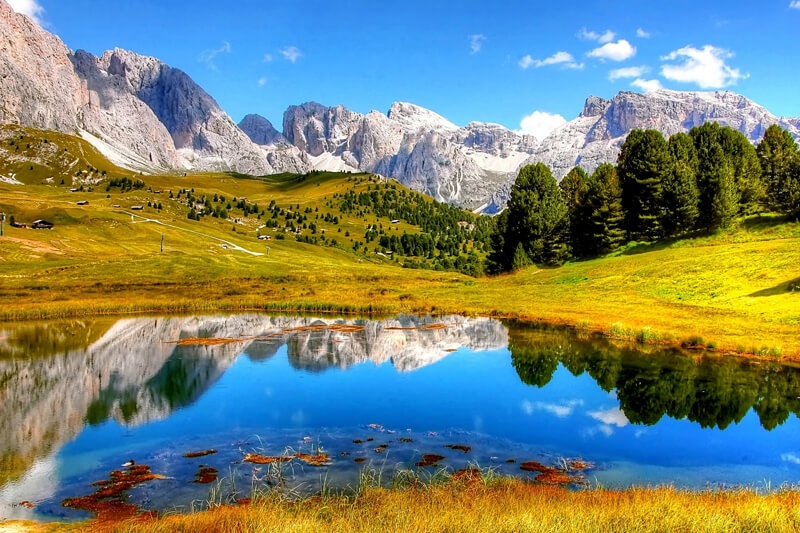
#> input picture taller3/images/paisaje.png, 800 x 533 px
$ jupyter execute taller3.ipynb
#> lines starting #> are read from the running program, lines starting #| are printed output that depends on the picture; long printed decimals are rounded
# Preguntas del taller 3

1. Hacer un programa que cargue una imagen en escala de
grises y produzca otra equalizada haciendo uso de la función
de ecualización brindada por el lenguaje utilizado.

2. Produzca una imagen comparativa entre los histogramas de
las imágenes del punto anterior.

3. Aplicar una fórmula de ecualización para oscurecer la imagen
original, oscureciendo los pixels en una tercera parte. Debe
generar la imagen ecualizada y el histograma
correspondiente.

4. Aplicar una fórmula de ecualización para aclarar la imagen
original (por lo menos en un 30%). Debe generar la imagen
ecualizada y el histograma correspondiente.

5. Aplicar una fórmula de ecualización para lograr un contraste
bajo en la imagen original. Debe generar la imagen ecualizada y
el histograma correspondiente.

6. Aplicar una fórmula de ecualización para lograr un contraste
alto en la imagen original. Debe generar la imagen ecualizada y
el histograma correspondiente.

7. Aplicar una fórmula de ecualización lineal o no lineal en una
imagen a color para cada una de las capas de la imagen. Debe
mostrar la imagen original, la ecualizada y para cada capa la
imagen y el histograma correspondiente.

[cell 1]
import os
import cv2
import matplotlib.pyplot as plt
import numpy as np
os.makedirs("resultados", exist_ok=True)

1. Hacer un programa que cargue una imagen en escala de
grises y produzca otra equalizada haciendo uso de la función
de ecualización brindada por el lenguaje utilizado.

[cell 2]
imagen_gris = cv2.imread("images/paisaje.png", cv2.IMREAD_GRAYSCALE)

# Imagen ecualizada utilizando OpenCV
imagen_ecualizada = cv2.equalizeHist(imagen_gris)

fig, axes = plt.subplots(1, 2, figsize=(10, 5))

axes[0].imshow(imagen_gris, cmap="gray")
axes[0].set_title("Imagen Original")
axes[0].axis("off")

axes[1].imshow(imagen_ecualizada, cmap="gray")
axes[1].set_title("Imagen Ecualizada")
axes[1].axis("off")

plt.tight_layout()
plt.show()

fig.savefig("resultados/imagen_ecualizada.png")

2. Produzca una imagen comparativa entre los histogramas de
las imágenes del punto anterior.

[cell 3]
#histogramas
histograma_original = cv2.calcHist([imagen_gris], [0], None, [256], [0, 256])
#> histograma_original = 256 values, max 3969 at index 137, min 316 at index 246, mean 1665.6
histograma_ecualizado = cv2.calcHist([imagen_ecualizada], [0], None, [256], [0, 256])
#> histograma_ecualizado = 256 values, max 3969 at index 145, min 0 at index 43, mean 1665.6

fig, axes = plt.subplots(1, 2, figsize=(10, 5), sharey=True)
axes[0].plot(histograma_original, color="black")
axes[0].set_title("Histograma de la Imagen Original")
axes[0].set_xlabel("Nivel de gris(intensidad de píxel)")
axes[0].set_ylabel("Cantidad de píxeles(frecuencia)")

axes[1].plot(histograma_ecualizado, color="black")
axes[1].set_title("Histograma de la Imagen Ecualizada")
axes[1].set_xlabel("Nivel de gris(intensidad de píxel)")
axes[1].set_ylabel("Cantidad de píxeles(frecuencia)")

plt.tight_layout()
plt.show()
fig.savefig("resultados/histogramas_ecualizados.png")

print(
    "Intensidad mínima original:",
    imagen_gris.min()
)
#| Intensidad mínima original: 0

print(
    "Intensidad máxima original:",
    imagen_gris.max()
)
#| Intensidad máxima original: 255

print(
    "Intensidad mínima ecualizada:",
    imagen_ecualizada.min()
)
#| Intensidad mínima ecualizada: 0

print(
    "Intensidad máxima ecualizada:",
    imagen_ecualizada.max()
)
#| Intensidad máxima ecualizada: 255

print(
    "Promedio original:",
    imagen_gris.mean()
)
#| Promedio original: 126.183

print(
    "Promedio ecualizado:",
    imagen_ecualizada.mean()
)
#| Promedio ecualizado: 127.326

3. Aplicar una fórmula de ecualización para oscurecer la imagen
original, oscureciendo los pixels en una tercera parte. Debe
generar la imagen ecualizada y el histograma
correspondiente.

[cell 4]
# Fórmula para reducir la intensidad a una tercera parte: y = x / 3
filas, columnas = imagen_gris.shape
imagen_oscura = imagen_gris.copy()

for fila in range(filas):
    for columna in range(columnas):
        pixel_original = int(imagen_gris[fila, columna])
        pixel_ecualizado = pixel_original // 3
        imagen_oscura[fila, columna] = pixel_ecualizado
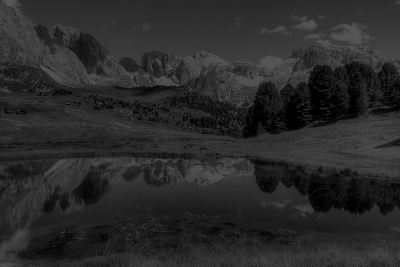
#> imagen_oscura: shape (533, 800) (shown at 1/2 size); min 0, max 85, mean 41.7

histograma_oscuro = cv2.calcHist(
    [imagen_oscura],
    [0],
    None,
    [256],
    [0, 256]
)
#> histograma_oscuro = 256 values, max 11553 at index 44, min 0 at index 86, mean 1665.6

fig, axes = plt.subplots(1, 2, figsize=(10, 5))

# Se conserva la misma escala para que el oscurecimiento sea visible.
axes[0].imshow(imagen_oscura, cmap="gray", vmin=0, vmax=255)
axes[0].set_title("Imagen oscurecida a una tercera parte")
axes[0].axis("off")

axes[1].plot(histograma_oscuro, color="black")
axes[1].set_title("Histograma de la imagen oscurecida")
axes[1].set_xlabel("Nivel de gris")
axes[1].set_ylabel("Frecuencia")
axes[1].set_xlim(0, 255)
axes[1].grid()

plt.tight_layout()
fig.savefig("resultados/imagen_oscurecida_pt3.png")
plt.show()

print("Mínimo original:", imagen_gris.min())
#| Mínimo original: 0
print("Máximo original:", imagen_gris.max())
#| Máximo original: 255
print("Promedio original:", imagen_gris.mean())
#| Promedio original: 126.183
print("Mínimo oscurecida:", imagen_oscura.min())
#| Mínimo oscurecida: 0
print("Máximo oscurecida:", imagen_oscura.max())
#| Máximo oscurecida: 85
print("Promedio oscurecida:", imagen_oscura.mean())
#| Promedio oscurecida: 41.729

4. Aplicar una fórmula de ecualización para aclarar la imagen
original (por lo menos en un 30%). Debe generar la imagen
ecualizada y el histograma correspondiente.

[cell 5]
# Metodo usando numpy para aclarar la imagen a una tercera parte
#metodo clip recibe (arreglo, valor minimo, valor maximo) y devuelve un arreglo con los valores que se encuentran entre el valor minimo y maximo
imagen_clara = np.clip(imagen_gris *1.3,0,255).astype(np.uint8)
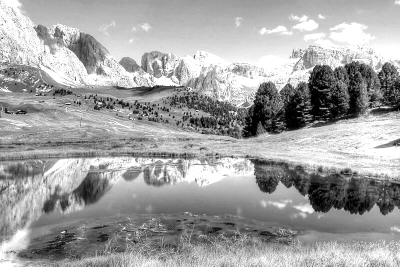
#> imagen_clara: shape (533, 800) (shown at 1/2 size); min 0, max 255, mean 161.1

histograma_claro = cv2.calcHist(
    [imagen_clara],
    [0],
    None,
    [256],
    [0, 256]
)
#> histograma_claro = 256 values, max 36023 at index 255, min 0 at index 4, mean 1665.6

fig, axes = plt.subplots(1, 2, figsize=(10, 5))

# vmin y vmax se usan para establecer el rango de valores que se mapean a la escala de grises. En este caso, se establece un rango de 0 a 255 para que la imagen aclarada se muestre correctamente en escala de grises. Esto es importante porque si no se establece un rango adecuado, la imagen podría aparecer demasiado oscura o demasiado clara, lo que dificultaría la visualización de los detalles.
axes[0].imshow(imagen_clara, cmap="gray",vmin=0, vmax=255)
axes[0].set_title("Imagen aclarada en 30%")
axes[0].axis("off")

axes[1].plot(histograma_claro, color="black")
axes[1].set_title("Histograma de la imagen aclarada")
axes[1].set_xlabel("Nivel de gris")
axes[1].set_ylabel("Frecuencia")
axes[1].set_xlim(0, 255)
axes[1].grid()

plt.tight_layout()
fig.savefig("resultados/imagen_aclarada_pt4.png")
plt.show()

print("Mínimo original:", imagen_gris.min())
#| Mínimo original: 0
print("Máximo original:", imagen_gris.max())
#| Máximo original: 255
print("Promedio original:", imagen_gris.mean())
#| Promedio original: 126.183

print("Mínimo aclarada:", imagen_clara.min())
#| Mínimo aclarada: 0
print("Máximo aclarada:", imagen_clara.max())
#| Máximo aclarada: 255
print("Promedio aclarada:", imagen_clara.mean())
#| Promedio aclarada: 161.059

5. Aplicar una fórmula de ecualización para lograr un contraste
bajo en la imagen original. Debe generar la imagen ecualizada y
el histograma correspondiente.

[cell 6]
# Se quiere un contraste mas bajo
# Para esto podemos aplicar y=0.5x + 64, este limita el rango de valores a [64, 191], lo que significa que los píxeles más oscuros se vuelven más claros y los píxeles más claros se vuelven más oscuros, pero sin llegar a los extremos de la escala de grises.

imagen_bajo_contraste = np.clip(imagen_gris * 0.5 + 64,0,255).astype(np.uint8)
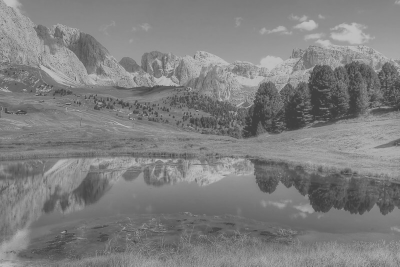
#> imagen_bajo_contraste: shape (533, 800) (shown at 1/2 size); min 64, max 191, mean 126.8

histograma_bajo_contraste = cv2.calcHist([imagen_bajo_contraste], [0], None, [256], [0, 256])
#> histograma_bajo_contraste = 256 values, max 7866 at index 130, min 0 at index 0, mean 1665.6

fig, axes = plt.subplots(1, 2, figsize=(10, 5))

axes[0].imshow(imagen_bajo_contraste, cmap="gray", vmin=0, vmax=255)
axes[0].set_title("Imagen con bajo contraste")
axes[0].axis("off")

axes[1].plot( histograma_bajo_contraste,color="black")
axes[1].set_title("Histograma de la imagen con bajo contraste")
axes[1].set_xlabel("Nivel de gris")
axes[1].set_ylabel("Frecuencia")
axes[1].set_xlim(0, 255)
axes[1].grid()

plt.tight_layout()
fig.savefig("resultados/imagen_bajo_contraste_pt5.png")
plt.show()

print("Mínimo original:", imagen_gris.min())
#| Mínimo original: 0
print("Máximo original:", imagen_gris.max())
#| Máximo original: 255
print("Promedio original:", imagen_gris.mean())
#| Promedio original: 126.183
print("Mínimo bajo contraste:", imagen_bajo_contraste.min())
#| Mínimo bajo contraste: 64
print("Máximo bajo contraste:", imagen_bajo_contraste.max())
#| Máximo bajo contraste: 191
print("Promedio bajo contraste:", imagen_bajo_contraste.mean())
#| Promedio bajo contraste: 126.843

6. Aplicar una fórmula de ecualización para lograr un contraste
alto en la imagen original. Debe generar la imagen ecualizada y
el histograma correspondiente.

[cell 7]
# Aumentar contraste
# Para ello se puede aplicar formula y = 2x - 128 este limita el rango de valores a [-128, 255], lo que significa que los píxeles más oscuros se vuelven más oscuros y los píxeles más claros se vuelven más claros, aumentando así el contraste de la imagen.

#Como se maneja negativos, se utiliza int16 para evitar el desbordamiento de enteros sin signo, y luego se utiliza np.clip para limitar los valores a [0, 255] antes de convertirlos de nuevo a uint8.
imagen_alto_contraste = np.clip(imagen_gris.astype(np.int16)*2 - 128,0,255).astype(np.uint8)
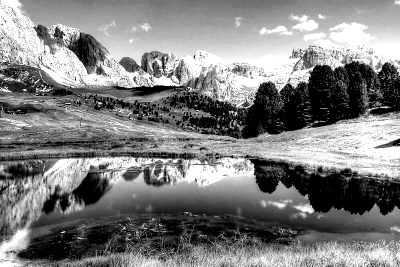
#> imagen_alto_contraste: shape (533, 800) (shown at 1/2 size); min 0, max 255, mean 126.8
histograma_alto_contraste = cv2.calcHist([imagen_alto_contraste], [0], None, [256], [0, 256])
#> histograma_alto_contraste = 256 values, max 52702 at index 0, min 0 at index 1, mean 1665.6

fig, axes = plt.subplots(1, 2, figsize=(10, 5))

axes[0].imshow(imagen_alto_contraste, cmap="gray",vmin=0, vmax=255)
axes[0].set_title("Imagen con alto contraste")
axes[0].axis("off")

axes[1].plot(
    histograma_alto_contraste,
    color="black"
)

axes[1].set_title(
    "Histograma de la imagen con alto contraste"
)

axes[1].set_xlabel("Nivel de gris")
axes[1].set_ylabel("Frecuencia")
axes[1].set_xlim(0, 255)
axes[1].grid()

plt.tight_layout()
fig.savefig("resultados/imagen_alto_contraste_pt6.png")
plt.show()

print("Mínimo original:", imagen_gris.min())
#| Mínimo original: 0
print("Máximo original:", imagen_gris.max())
#| Máximo original: 255
print("Promedio original:", imagen_gris.mean())
#| Promedio original: 126.183
print("Mínimo alto contraste:", imagen_alto_contraste.min())
#| Mínimo alto contraste: 0
print("Máximo alto contraste:", imagen_alto_contraste.max())
#| Máximo alto contraste: 255
print("Promedio alto contraste:", imagen_alto_contraste.mean())
#| Promedio alto contraste: 126.773

7. Aplicar una fórmula de ecualización lineal o no lineal en una
imagen a color para cada una de las capas de la imagen. Debe
mostrar la imagen original, la ecualizada y para cada capa la
imagen y el histograma correspondiente.

[cell 8]
# Aplico transformación no lineal de intensidad mediante corrección gamma.
# La forma general es y = c*x^gamma.
# Al normalizar x al intervalo [0,1], aplicamos yn = xn^gamma.
# Después multiplicamos por 255 para regresar al rango [0,255],
# por lo que el factor de escala queda incorporado en el procedimiento.

gamma = 0.5

# Cargar la imagen original en formato BGR
imagen_color = cv2.imread("images/paisaje.png", cv2.IMREAD_COLOR)
#> imagen_color is the input picture: shape (533, 800, 3); mean B, G, R 115.4, 133.1, 118.3

# Normalizar, aplicar la transformación gamma y volver al rango [0, 255]
imagen_normalizada = imagen_color / 255.0
imagen_gamma = 255 * (imagen_normalizada ** gamma)
imagen_gamma = np.clip(imagen_gamma, 0, 255).astype(np.uint8)

# Convertir de BGR a RGB para mostrar las imágenes a color con Matplotlib
imagen_color_rgb = cv2.cvtColor(imagen_color, cv2.COLOR_BGR2RGB)
imagen_gamma_rgb = cv2.cvtColor(imagen_gamma, cv2.COLOR_BGR2RGB)

fig, axes = plt.subplots(1, 2, figsize=(10, 5))
axes[0].imshow(imagen_color_rgb)
axes[0].set_title("Imagen original")
axes[0].axis("off")

axes[1].imshow(imagen_gamma_rgb)
axes[1].set_title("Imagen con transformación gamma")
axes[1].axis("off")

plt.tight_layout()
fig.savefig("resultados/gamma_color_pt7.png")
plt.show()

# Separar los canales originales y transformados
blue_original = imagen_color[:, :, 0]
green_original = imagen_color[:, :, 1]
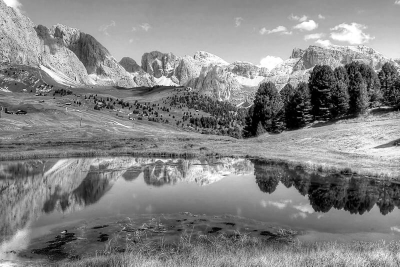
#> green_original: shape (533, 800) (shown at 1/2 size); min 0, max 255, mean 133.1
red_original = imagen_color[:, :, 2]
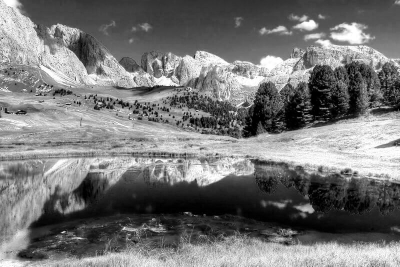
#> red_original: shape (533, 800) (shown at 1/2 size); min 0, max 255, mean 118.3

blue_transformado = imagen_gamma[:, :, 0]
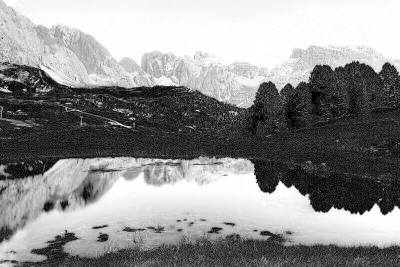
#> blue_transformado: shape (533, 800) (shown at 1/2 size); min 0, max 255, mean 144
green_transformado = imagen_gamma[:, :, 1]
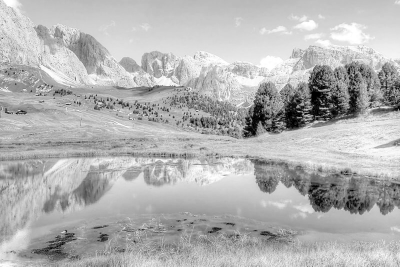
#> green_transformado: shape (533, 800) (shown at 1/2 size); min 0, max 255, mean 178.3
red_transformado = imagen_gamma[:, :, 2]
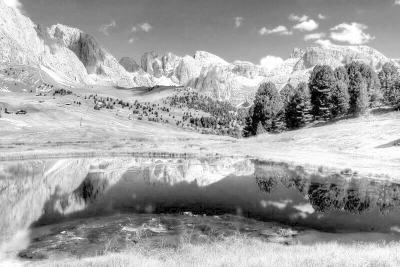
#> red_transformado: shape (533, 800) (shown at 1/2 size); min 0, max 255, mean 162.6

# Calcular los histogramas de cada canal
hist_blue_original = cv2.calcHist([blue_original], [0], None, [256], [0, 256])
#> hist_blue_original = 256 values, max 37892 at index 0, min 381 at index 74, mean 1665.6
hist_green_original = cv2.calcHist([green_original], [0], None, [256], [0, 256])
#> hist_green_original = 256 values, max 3729 at index 146, min 312 at index 246, mean 1665.6
hist_red_original = cv2.calcHist([red_original], [0], None, [256], [0, 256])
#> hist_red_original = 256 values, max 3586 at index 0, min 888 at index 253, mean 1665.6

hist_blue_transformado = cv2.calcHist([blue_transformado], [0], None, [256], [0, 256])
#> hist_blue_transformado = 256 values, max 37892 at index 0, min 0 at index 1, mean 1665.6
hist_green_transformado = cv2.calcHist([green_transformado], [0], None, [256], [0, 256])
#> hist_green_transformado = 256 values, max 7183 at index 192, min 0 at index 1, mean 1665.6
hist_red_transformado = cv2.calcHist([red_transformado], [0], None, [256], [0, 256])
#> hist_red_transformado = 256 values, max 3728 at index 141, min 0 at index 1, mean 1665.6

# Cada fila corresponde a un canal y cada columna a una representación
fig, axes = plt.subplots(3, 3, figsize=(15, 12))

canales = [
    ("Azul", blue_transformado, hist_blue_original, hist_blue_transformado, "blue"),
    ("Verde", green_transformado, hist_green_original, hist_green_transformado, "green"),
    ("Rojo", red_transformado, hist_red_original, hist_red_transformado, "red")
]

for fila, (nombre, canal_transformado, hist_original, hist_transformado, color) in enumerate(canales):
    axes[fila, 0].plot(hist_original, color=color)
    axes[fila, 0].set_title(f"Histograma original - {nombre}")
    axes[fila, 0].set_xlim(0, 255)
    axes[fila, 0].set_xlabel("Intensidad")
    axes[fila, 0].set_ylabel("Frecuencia")
    axes[fila, 0].grid()

    axes[fila, 1].plot(hist_transformado, color=color)
    axes[fila, 1].set_title(f"Histograma transformado - {nombre}")
    axes[fila, 1].set_xlim(0, 255)
    axes[fila, 1].set_xlabel("Intensidad")
    axes[fila, 1].set_ylabel("Frecuencia")
    axes[fila, 1].grid()

    axes[fila, 2].imshow(canal_transformado, cmap="gray", vmin=0, vmax=255)
    axes[fila, 2].set_title(f"Canal transformado - {nombre}")
    axes[fila, 2].axis("off")
#> this loop made 3 passes
#> (nombre, color) on passes 1 to 3: ('Azul', 'blue'), ('Verde', 'green'), ('Rojo', 'red')

plt.tight_layout()
fig.savefig("resultados/canales_gamma_pt7.png")
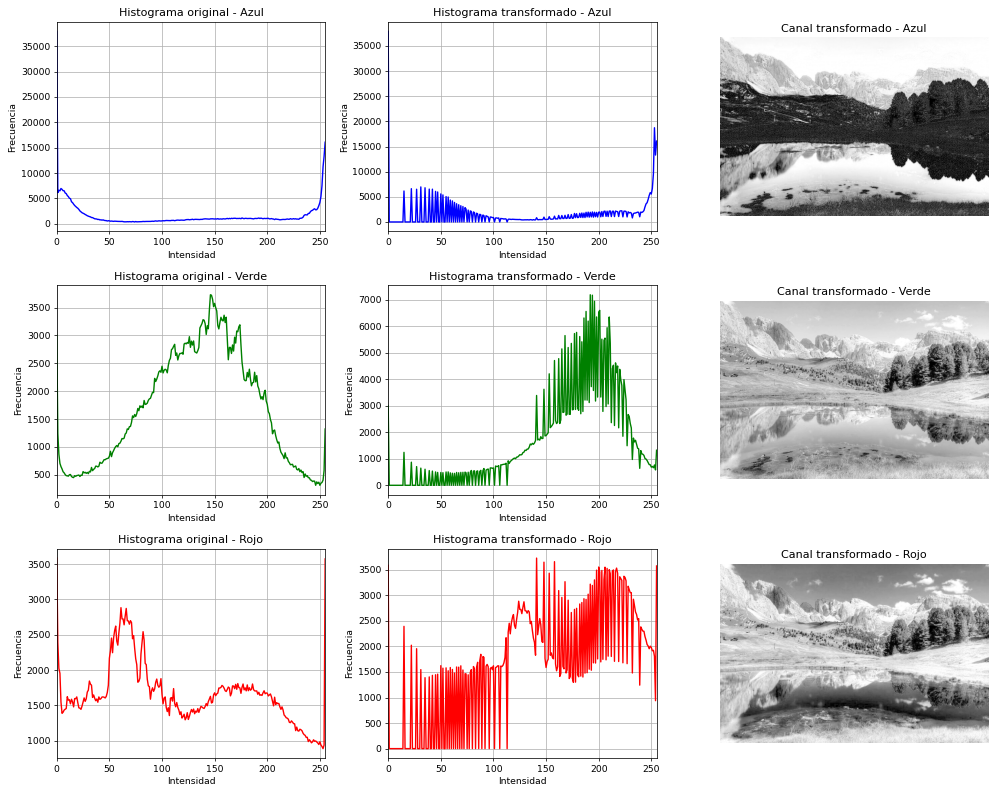
#> figure drawn by matplotlib, 9 panels; panel 1: curve peaks at x = 0, y = 37892; panel 2: curve peaks at x = 0, y = 37892; panel 4: curve peaks at x = 146, y = 3729; panel 5: curve peaks at x = 192, y = 7183
plt.show()
